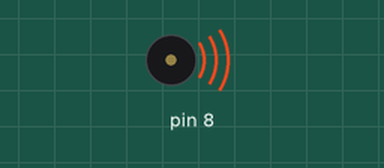
This sketch was run on a simulated Arduino Uno, built with avr-gcc and run on an emulated ATmega328P. On the bench: buzzer (waves = sounding).

Above: at 1.0 s.
At 4.2 s:
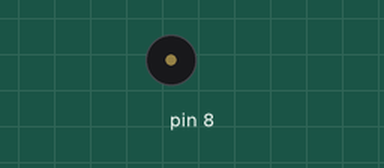
Timing chart, 0 to 6.1 s (numbered marks = the images above):
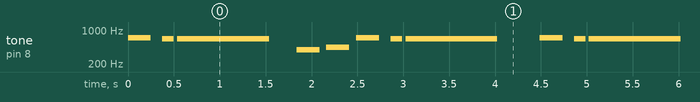

Measured:
- by itself, tone on pin 8: plays 698 Hz for 0.25 s, 659 Hz for 0.13 s, 659 Hz for 1.0 s, 392 Hz for 0.25 s, 440 Hz for 0.25 s, 698 Hz for 0.25 s … (236 notes in this stretch)

The sketch:

melody.ino
```cpp
#include "pitches.h"

// notes in the melody:
int melody[] = {
  nF5, nE5, nE5, nG4, nA4, nF5, nE5, nE5, nNO, nF5, nE5, nE5,nD5, nE5, nF5, nGS5, nG5, nF5 };

// note durations: 4 = quarter note, 8 = eighth note, etc.:
int noteDurations[] = {
  4,8,1,4,4,4,8,1,8,4,8,1,4,4,1,3,4,4 };

void setup() {
}

// song is designed to loop
void loop() {
// iterate over the notes of the melody:
  for (int thisNote = 0; thisNote < 18; thisNote++) {
    //18 = how many notes will play in melody[]

    // when the same note is played twice in a row, insert an extra small delay so you can tell when the end/beggining are.
    if (melody[thisNote] == melody[thisNote + 1]) {
     delay(50);
  }

    // to calculate the note duration, take one second
    // divided by the note type.
    //e.g. quarter note = 1000 / 4, eighth note = 1000/8, etc.
    int noteDuration = 1000/noteDurations[thisNote];
    tone(8, melody[thisNote],noteDuration);

    // to distinguish the notes, set a minimum time between them.
    // the note's duration + 30% seems to work well:
    int pauseBetweenNotes = noteDuration * 1.30;
    delay(pauseBetweenNotes);
    // stop the tone playing:


    noTone(8);
  }
}
```

pitches.h
```cpp
/*************************************************
  Public Constants
**************************************************/


#define nNO   0
#define nB0   31
#define nC1  33
#define nCS1 35
#define nD1  37
#define nDS1 39
#define nE1  41
#define nF1  44
#define nFS1 46
#define nG1  49
#define nGS1 52
#define nA1  55
#define nAS1 58
#define nB1  62
#define nC2  65
#define nCS2 69
#define nD2  73
#define nDS2 78
#define nE2  82
#define nF2  87
#define nFS2 93
#define nG2  98
#define nGS2 104
#define nA2  110
#define nAS2 117
#define nB2  123
#define nC3  131
#define nCS3 139
#define nD3  147
#define nDS3 156
#define nE3  165
#define nF3  175
#define nFS3 185
#define nG3  196
#define nGS3 208
#define nA3  220
#define nAS3 233
#define nB3  247
#define nC4  262
#define nCS4 277
#define nD4  294
#define nDS4 311
#define nE4  330
#define nF4  349
#define nFS4 370
#define nG4  392
#define nGS4 415
#define nA4  440
#define nAS4 466
#define nB4  494
#define nC5  523
#define nCS5 554
#define nD5  587
#define nDS5 622
#define nE5  659
#define nF5  698
#define nFS5 740
#define nG5  784
#define nGS5 831
#define nA5  880
#define nAS5 932
#define nB5  988
#define nC6  1047
#define nCS6 1109
#define nD6  1175
#define nDS6 1245
#define nE6  1319
#define nF6  1397
#define nFS6 1480
#define nG6  1568
#define nGS6 1661
#define nA6  1760
#define nAS6 1865
#define nB6  1976
#define nC7  2093
#define nCS7 2217
#define nD7  2349
#define nDS7 2489
#define nE7  2637
#define nF7  2794
#define nFS7 2960
#define nG7  3136
#define nGS7 3322
#define nA7  3520
#define nAS7 3729
#define nB7  3951
#define nC8  4186
#define nCS8 4435
#define nD8  4699
#define nDS8 4978
```
